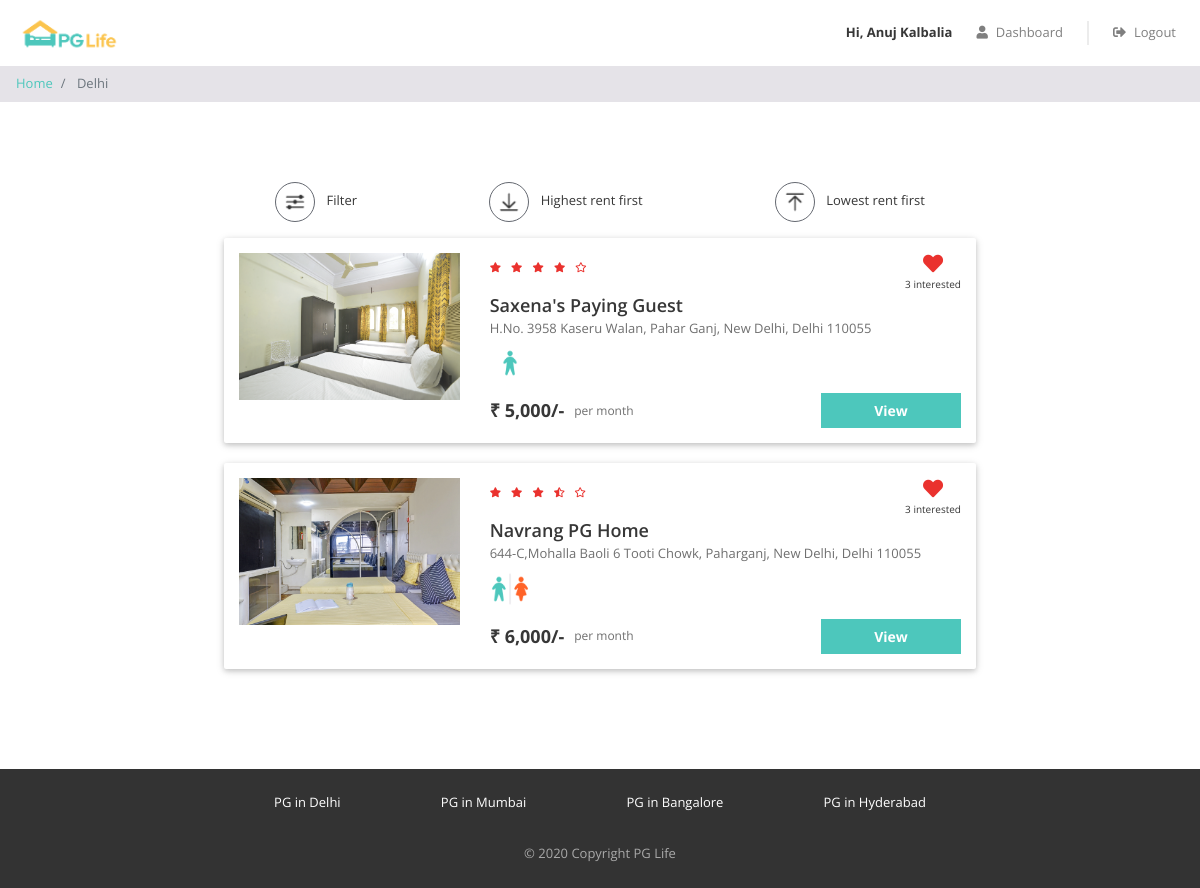
The app's page /property_list.php?city=Delhi (signed in) with its own data.
### tables this page shows
CREATE TABLE `properties` (
  `id` int(11) NOT NULL,
  `city_id` int(11) NOT NULL,
  `name` varchar(100) NOT NULL,
  `address` varchar(255) NOT NULL,
  `description` longtext NOT NULL,
  `gender` enum('male','female','unisex') NOT NULL,
  `rent` int(11) NOT NULL,
  `rating_clean` float(2,1) NOT NULL,
  `rating_food` float(2,1) NOT NULL,
  `rating_safety` float(2,1) NOT NULL
);

### property_list.php (the view, shortened to what this page needs)
<?php
require "includes/database_connect.php";
$user_id = isset($_SESSION['user_id']) ? $_SESSION['user_id'] : NULL;
$city_name = $_GET["city"];
$sql_1 = "SELECT * FROM cities WHERE name = '$city_name'";
$result_1 = mysqli_query($conn, $sql_1);
$city = mysqli_fetch_assoc($result_1);
$city_id = $city['id'];
$sql_2 = "SELECT * FROM properties WHERE city_id = $city_id";
$result_2 = mysqli_query($conn, $sql_2);
$properties = mysqli_fetch_all($result_2, MYSQLI_ASSOC);
$sql_3 = "SELECT *
            FROM interested_users_properties iup
            INNER JOIN properties p ON iup.property_id = p.id
            WHERE p.city_id = $city_id";
$result_3 = mysqli_query($conn, $sql_3);
$interested_users_properties = mysqli_fetch_all($result_3, MYSQLI_ASSOC);
?>
<!DOCTYPE html>
<html lang="en">
<head>
    <?php
    include "includes/head_links.php";
    ?>
    <link href="css/property_list.css" rel="stylesheet" />
</head>
<body>
    <?php
    include "includes/header.php";
    ?>
    <nav aria-label="breadcrumb">
        <ol class="breadcrumb py-2">
            <li class="breadcrumb-item">
                <a href="index.php">Home</a>
            </li>
            <li class="breadcrumb-item active" aria-current="page">
                <?php echo $city_name; ?>
            </li>
        </ol>
    </nav>
    <div class="page-container">
        <div class="filter-bar row justify-content-around">
            <div class="col-auto" data-toggle="modal" data-target="#filter-modal">
                <img src="img/filter.png" alt="filter" />
                <span>Filter</span>
            </div>
            <div class="col-auto">
                <img src="img/desc.png" alt="sort-desc" />
                <span>Highest rent first</span>
            </div>
            <div class="col-auto">
                <img src="img/asc.png" alt="sort-asc" />
                <span>Lowest rent first</span>
            </div>
        </div>
        <?php
        foreach ($properties as $property) {
            $property_images = glob("img/properties/" . $property['id'] . "/*");
        ?>
            <div class="property-card row">
                <div class="image-container col-md-4">
                    <img src="<?= $property_images[0] ?>" />
                </div>
                <div class="content-container col-md-8">
                    <div class="row no-gutters justify-content-between">
                        <?php
                        $total_rating = ($property['rating_clean'] + $property['rating_food'] + $property['rating_safety']) / 3;
                        $total_rating = round($total_rating, 1);
                        ?>
                        <div class="star-container" title="<?= $total_rating ?>">
                            <?php
                            $rating = $total_rating;
                            for ($i = 0; $i < 5; $i++) {
                                if ($rating >= $i + 0.8) {
                            ?>
                                    <i class="fas fa-star"></i>
                                <?php
                                } elseif ($rating >= $i + 0.3) {
                                ?>
                                    <i class="fas fa-star-half-alt"></i>
                                <?php
                                } else {
                                ?>
                                    <i class="far fa-star"></i>
                            <?php
                                }
                            }
                            ?>
                        </div>
                        <div class="interested-container">
                            <?php
                            $interested_users_count = 0;
                            $is_interested = false;
                            foreach ($interested_users_properties as $interested_user_property) {
                                if ($interested_user_property['property_id'] == $property['id']) {
                                    $interested_users_count++;
                                    if ($interested_user_property['user_id'] == $user_id) {
                                        $is_interested = true;
                                    }
                                }
                            }
                            if ($is_interested) {
                            ?>
                                <i class="fas fa-heart"></i>
                            <?php
                            } else {
                            ?>
                                <i class="far fa-heart"></i>
                            <?php
                            }
                            ?>
                            <div class="interested-text"><?= $interested_users_count ?> interested</div>
                        </div>
                    </div>
                    <div class="detail-container">
                        <div class="property-name"><?= $property['name'] ?></div>
                        <div class="property-address"><?= $property['address'] ?></div>
                        <div class="property-gender">
                            <?php
                            if ($property['gender'] == "male") {
                            ?>
                                <img src="img/male.png" />
                            <?php
                            } elseif ($property['gender'] == "female") {
                            ?>
                                <img src="img/female.png" />
                            <?php
                            } else {
                            ?>
                                <img src="img/unisex.png" />
                            <?php
                            }
                            ?>
                        </div>
                    </div>
                    <div class="row no-gutters">
                        <div class="rent-container col-6">
                            <div class="rent">₹ <?= number_format($property['rent']) ?>/-</div>
                            <div class="rent-unit">per month</div>
                        </div>
                        <div class="button-container col-6">
                            <a href="property_detail.php?property_id=<?= $property['id'] ?>" class="btn btn-primary">View</a>
                        </div>
                    </div>
                </div>
            </div>
        <?php
        }
        ?>
    </div>
    <?php
    include "includes/footer.php";
    ?>
</body>
</html>

### css/common.css (style rules this page uses)
* { box-sizing: border-box; font-family: 'Open Sans', sans-serif; }
html, body { height: 100%; }
body { color: #373737; font-size: 16px; position: relative; display: flex; flex-direction: column; }
.btn-primary, .btn-warning, .btn-danger { color: white; font-weight: bold; }
.breadcrumb { background-color: #e5e3e8; font-size: 13px; border-radius: 0px; margin-bottom: 0px; }
.page-container { max-width: 800px; padding: 80px 24px; margin: auto; }

### css/property_list.css (style rules this page uses)
.filter-bar > div { cursor: pointer; font-size: 13px; text-align: center; margin-bottom: 16px; }
.filter-bar img { width: 40px; height: 40px; border-radius: 40px; border: 1px solid #646870; padding: 6px; margin-right: 8px; }
.property-card { background-color: #ffffff; border-radius: 2px; padding: 15px 0px; margin: 0px auto 20px; box-shadow: 0 2px 5px 0 rgba(0, 0, 0, 0.16), 0 2px 10px 0 rgba(0, 0, 0, 0.12); }
.image-container { text-align: center; }
.image-container img { width: 100%; max-width: 300px; }
.star-container i { color: #EA322E; font-size: 10px; margin-right: 6px; }
.interested-container { text-align: center; }
.interested-container i { color: #EA322E; font-size: 20px; cursor: pointer; }
.interested-text { font-size: 10px; }
.detail-container { padding-bottom: 10px; }
.property-name { font-size: 18px; font-weight: 600; }
.property-address { color: #6f6f6f; font-size: 13px; padding-bottom: 5px; }
.property-gender img { width: 40px; }
.rent-container { display: flex; align-items: center; }
.rent { font-size: 18px; font-weight: bold; padding-right: 10px; }
.rent-unit { color: #6f6f6f; font-size: 12px; }
.button-container .btn { font-size: 14px; border-radius: 0px; width: 140px; float: right; }

### records on screen
properties: shows a picture, interested_users_count "3", name "Saxena's Paying Guest", address "H.No. 3958 Kaseru Walan, Pahar Ganj, New Delhi, Delhi 110055", rent "5,000"
properties: shows a picture, interested_users_count "3", name "Navrang PG Home", address "644-C,Mohalla Baoli 6 Tooti Chowk, Paharganj, New Delhi, Delhi 110055", rent "6,000"

### other values on screen
$_SESSION["full_name"] "Anuj Kalbalia"
$city_name "Delhi"
